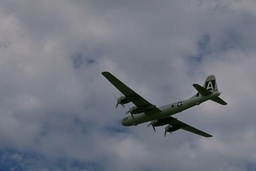
#> input picture hw/3096.jpg, 256 x 171 px, shrunk from 481 x 321 before the run
$ python kMeansPic.py   (Python 2 division)
#> lines starting #> are read from the running program, lines starting #| are printed output that depends on the picture
import scipy.io as sio
from scipy.spatial import distance
import math
import random
import Image


img=Image.open("3096.jpg")
#> img is the input picture: PIL image 256x171 RGB; mean R, G, B 114, 118.3, 129.4

def k_mean(matContents, k, count):
#> called with k = 2, count = 3
	n=0
	mu=[]
	imgSet=[]
	dataSet=[]
	resultSet=[]
	#n=len(matContents['x'])*len(matContents['x'][0])
	dataSet=list(img.getdata())
#> dataSet = 43776 items
	n=len(dataSet)
#> n = 43776

	print "number of data set :" ,n
#| number of data set : 43776
	print "number of testing :", count

	mu_index=[]
	distanceSet=[]
	for x in range(k):
		mu_index.append(0)
		distanceSet.append(0)

	for c in range(count):
		imgSet.append([])
		resultSet.append([])
		for i in range(k):
			resultSet[c].append([])

	for i in range(k):
		overlap=True
		while(overlap):
			mu_index[i]=random.randrange(1,10000)%n
			for j in range(i):
				if(mu_index[j] == mu_index[i]):
					overlap=True
					break;
				overlap=False
			if(i==0):
				overlap=False
#> after the loop, mu_index = [6312, 6891]

	for i in range(k):
		mu.append(dataSet[mu_index[i]])
#> after the loop, mu = [(120, 124, 135), (109, 118, 133)]

	for c in range(count):

		print "learning : ",c
		print "mu", mu
		for x in dataSet:
			for i in range(k):
				distanceSet[i] = distance.euclidean(x,mu[i])
			resultSet[c][ distanceSet.index(min(distanceSet)) ].append( x )
			imgSet[c].append(mu[ distanceSet.index(min(distanceSet)) ])

		for i in range(k):

			try:
				sigmaOfR=0
				sigmaOfG=0
				sigmaOfB=0

				for r,g,b in resultSet[c][i]:
					sigmaOfR+=r
					sigmaOfG+=g
					sigmaOfB+=b
				mu[i]=( sigmaOfR/len(resultSet[c][i]), sigmaOfG/len(resultSet[c][i]), sigmaOfB/len(resultSet[c][i]) )

			except:
				print "zero term"
#> this loop made 3 passes
#| mu [(120, 124, 135), (109, 118, 133)]
#| mu [(129, 131, 141), (88, 97, 110)]
#| mu [(126, 128, 139), (78, 88, 100)]
#> after the loop, distanceSet = [68.63, 10.63]; mu = [(124, 127, 138), (69, 80, 91)]

	kImg=Image.new('RGB', img.size)
#> kImg: PIL image 256x171 RGB; every value is 0
	kImg.putdata(imgSet[c-1])
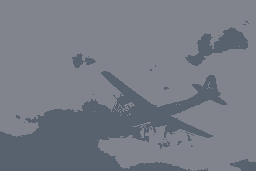
#> kImg: PIL image 256x171 RGB; mean R, G, B 118.5, 122.3, 133
	kImg.save('kImg.jpg')
	kImg.show()
k_mean(img, 2, 3)
k_mean(img, 4, 3)
#| number of data set : 43776
#> the loop in k_mean (call 2), `for c in range(count): ` made 3 passes
#| mu [(117, 120, 129), (124, 127, 136), (123, 125, 138), (137, 136, 144)]
#| mu [(92, 100, 113), (126, 128, 138), (121, 124, 137), (138, 138, 146)]
#| mu [(75, 85, 97), (127, 129, 140), (115, 120, 133), (139, 139, 147)]
k_mean(img, 6, 3)
#> call 3 of k_mean, with k = 6, count = 3
#| number of data set : 43776
#> after the loop in k_mean (call 3), `for i in range(k):`: mu_index = [6635, 4970, 7809, 5867, 9559, 3579]
#> after the loop in k_mean (call 3), `for i in range(k):`: mu = [(111, 118, 134), (132, 132, 142), (134, 134, 144), (112, 120, 133), (134, 134, 142), (125, 129, 141)]
#> the loop in k_mean (call 3), `for c in range(count): ` made 3 passes
#| mu [(111, 118, 134), (132, 132, 142), (134, 134, 144), (112, 120, 133), (134, 134, 142), (125, 129, 141)]
#| mu [(85, 94, 107), (130, 131, 142), (141, 140, 148), (116, 120, 132), (135, 135, 141), (123, 126, 138)]
#| mu [(67, 78, 90), (129, 130, 141), (143, 142, 149), (111, 116, 130), (134, 134, 143), (122, 125, 137)]
#> after the loop in k_mean (call 3), `for c in range(count):`: distanceSet = [25.5, 72.74, 92.8, 47.43, 79.39, 63.25]; mu = [(49, 60, 67), (128, 130, 140), (144, 142, 149), (104, 112, 126), (134, 134, 143), (121, 124, 136)]
#> in k_mean (call 3), `kImg.putdata(imgSet[c-1])`:
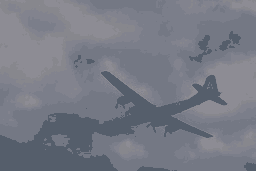
#> kImg: PIL image 256x171 RGB; mean R, G, B 118.3, 121.7, 132.7

$ run again, with hw/108005.jpg copied over hw/3096.jpg
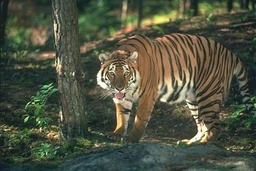
#> input picture hw/108005.jpg, 256 x 171 px, shrunk from 481 x 321 before the run
#> img is the input picture: PIL image 256x171 RGB; mean R, G, B 79.1, 83.4, 65.1
#> dataSet = 43776 items
#> n = 43776
#| number of data set : 43776
#> after the loop in k_mean, `for i in range(k):`: mu_index = [6312, 6891]
#> after the loop in k_mean, `for i in range(k):`: mu = [(78, 79, 61), (63, 72, 67)]
#> the loop in k_mean, `for c in range(count): ` made 3 passes
#| mu [(78, 79, 61), (63, 72, 67)]
#| mu [(115, 111, 84), (46, 58, 47)]
#| mu [(126, 121, 93), (50, 61, 48)]
#> after the loop in k_mean, `for c in range(count):`: distanceSet = [129.2, 22.52]; mu = [(134, 126, 97), (53, 63, 50)]
#| number of data set : 43776
#> after the loop in k_mean (call 2), `for i in range(k):`: mu_index = [664, 4243, 8377, 7962]
#> after the loop in k_mean (call 2), `for i in range(k):`: mu = [(70, 85, 62), (81, 92, 62), (44, 46, 33), (104, 119, 80)]
#> the loop in k_mean (call 2), `for c in range(count): ` made 3 passes
#| mu [(70, 85, 62), (81, 92, 62), (44, 46, 33), (104, 119, 80)]
#| mu [(63, 74, 60), (89, 89, 66), (40, 50, 40), (142, 133, 103)]
#| mu [(61, 72, 57), (94, 94, 71), (38, 49, 39), (159, 146, 114)]
#> after the loop in k_mean (call 2), `for c in range(count):`: distanceSet = [40.2, 82.08, 5.48, 175.5]; mu = [(61, 71, 56), (99, 98, 75), (37, 48, 38), (170, 156, 122)]
#> in k_mean (call 2), `kImg.putdata(imgSet[c-1])`:
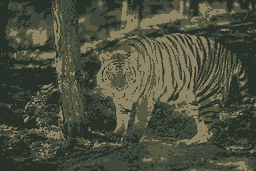
#> kImg: PIL image 256x171 RGB; mean R, G, B 75.6, 80.3, 62.7
#| number of data set : 43776
#> after the loop in k_mean (call 3), `for i in range(k):`: mu_index = [6635, 4970, 7809, 5867, 9559, 3579]
#> after the loop in k_mean (call 3), `for i in range(k):`: mu = [(95, 102, 94), (40, 68, 46), (233, 168, 138), (48, 51, 40), (95, 120, 91), (32, 53, 38)]
#> the loop in k_mean (call 3), `for c in range(count): ` made 3 passes
#| mu [(95, 102, 94), (40, 68, 46), (233, 168, 138), (48, 51, 40), (95, 120, 91), (32, 53, 38)]
#| mu [(95, 93, 73), (57, 71, 56), (200, 185, 149), (55, 56, 41), (129, 125, 92), (29, 43, 35)]
#| mu [(92, 94, 72), (60, 72, 58), (204, 192, 156), (51, 56, 42), (137, 124, 93), (30, 43, 35)]
#> after the loop in k_mean (call 3), `for c in range(count):`: distanceSet = [80.98, 39.92, 251.4, 19.72, 138.9, 8.37]; mu = [(92, 95, 72), (62, 73, 58), (207, 196, 160), (48, 57, 43), (139, 125, 94), (29, 42, 34)]
#> in k_mean (call 3), `kImg.putdata(imgSet[c-1])`:
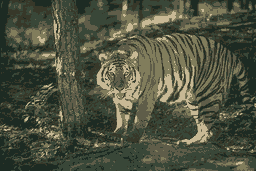
#> kImg: PIL image 256x171 RGB; mean R, G, B 77.7, 82.1, 63.6

$ run again, with hw/moGImgAir.jpg copied over hw/3096.jpg
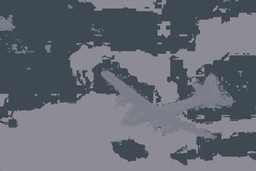
#> input picture hw/moGImgAir.jpg, 256 x 171 px, shrunk from 481 x 321 before the run
#> img is the input picture: PIL image 256x171 RGB; mean R, G, B 102.1, 106.6, 116.4
#> dataSet = 43776 items
#> n = 43776
#| number of data set : 43776
#> after the loop in k_mean, `for i in range(k):`: mu_index = [6312, 6891]
#> after the loop in k_mean, `for i in range(k):`: mu = [(144, 149, 155), (141, 139, 150)]
#> the loop in k_mean, `for c in range(count): ` made 3 passes
#| mu [(144, 149, 155), (141, 139, 150)]
#| mu [(144, 146, 156), (101, 105, 115)]
#| mu [(139, 138, 148), (69, 78, 88)]
#> after the loop in k_mean, `for c in range(count):`: distanceSet = [1, 109.5]; mu = [(136, 136, 147), (65, 74, 83)]
#> in k_mean, `kImg.putdata(imgSet[c-1])`:
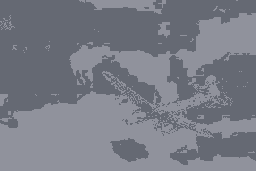
#> kImg: PIL image 256x171 RGB; mean R, G, B 121, 124.1, 134.1
#| number of data set : 43776
#> after the loop in k_mean (call 2), `for i in range(k):`: mu_index = [664, 4243, 8377, 7962]
#> after the loop in k_mean (call 2), `for i in range(k):`: mu = [(148, 148, 160), (63, 73, 82), (65, 74, 83), (63, 73, 82)]
#> the loop in k_mean (call 2), `for c in range(count): ` made 3 passes
#| mu [(148, 148, 160), (63, 73, 82), (65, 74, 83), (63, 73, 82)]
#| mu [(137, 136, 147), (62, 72, 81), (73, 82, 91), (63, 73, 82)]
#| mu [(136, 136, 147), (60, 69, 78), (84, 91, 100), (63, 73, 82)]
#> after the loop in k_mean (call 2), `for c in range(count):`: distanceSet = [3.32, 125.6, 86.28, 119.3]; mu = [(137, 136, 147), (59, 68, 77), (90, 96, 106), (63, 73, 82)]
#> in k_mean (call 2), `kImg.putdata(imgSet[c-1])`:
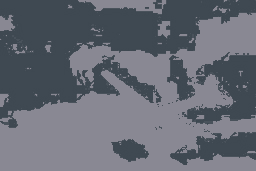
#> kImg: PIL image 256x171 RGB; mean R, G, B 101.5, 105.8, 115.8
#| number of data set : 43776
